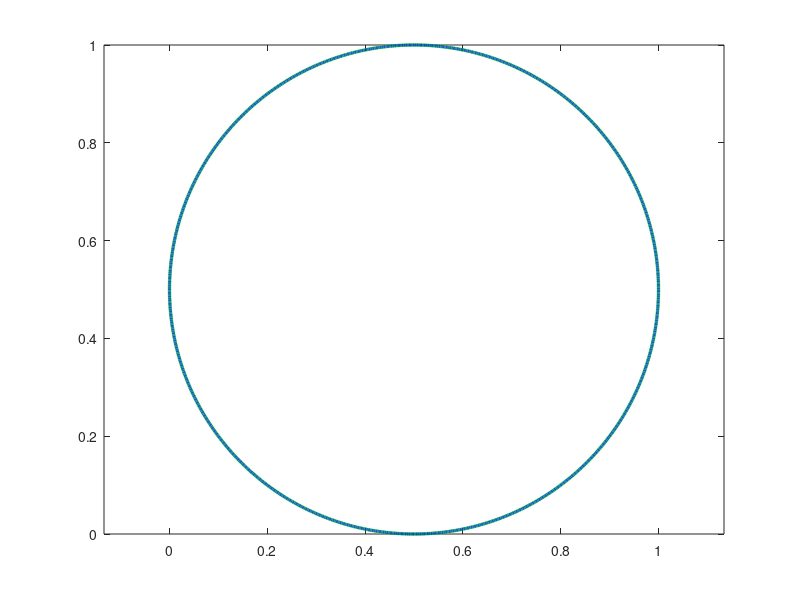

MATLAB code for this plot: (Note: this script raises an error after producing the figure.)


%% 2DoF 

% envirment
g=9.81;

% parameters of robot

m=1;
L=1;


f=1;
Tres=0.0001;
time=0:Tres:1/f;

Xef=0.5*cos(2*pi/f*time)+.5;
Yef=0.5*sin(2*pi/f*time)+.5;

DXef=-2*pi/f*0.5*sin(2*pi/f*time);
DYef= 2*pi/f*0.5*cos(2*pi/f*time);

D2Xef=-(2*pi/f)^2*0.5*cos(2*pi/f*time);
D2Yef=-(2*pi/f)^2*0.5*sin(2*pi/f*time);

% close
figure('name','Path (2DoF)')
plot(Xef,Yef,'linewidth',2.5,'linestyle','-','color','g')

OdeOpt= odeset('RelTol',1e-5,'AbsTol',1e-5*ones(1,5));
InitState=deg2rad([ -29.44 112.02 ,0 0 , 0]);
Pos=[Xef;Yef];
DPos=[DXef;DYef];
D2Pos=[D2Xef;D2Yef];

Kp=10000;
Kd=200;
% ode output variables

q1=InitState(1);
q2=InitState(2);

for i=1:length(time)-1
    lPos=L*[cos(q1(i))+cos(q1(i)+q2(i));
            sin(q1(i))+sin(q1(i)+q2(i))];

    cPos=Pos(:,i+1);
    dx=cPos-lPos;

    JJ=L*[-sin(q1(i))-sin(q1(i)+q2(i)), -sin(q1(i)+q2(i));
           cos(q1(i))+cos(q1(i)+q2(i)),  cos(q1(i)+q2(i))]; 

    dq=JJ^-1*dx;
    q1(i+1)=q1(i)+dq(1);
    q2(i+1)=q2(i)+dq(2);
    
end



RPos=L*[cos(q1)+cos(q1+q2);
        sin(q1)+sin(q1+q2)];
hold all
plot(RPos(1,:),RPos(2,:),'linewidth',2,'linestyle','-.','color','b')
hold off
axis equal


[T,Y] = ode15s(@(t,Y)SirDyn2DoF(t,Y,g,L,m,Pos,DPos,D2Pos,time,Kp,Kd), time,InitState,OdeOpt);
q1=Y(:,1)';
q2=Y(:,2)';
EnergyABS=Y(end,end)

RPos=L*[cos(q1)+cos(q1+q2);
        sin(q1)+sin(q1+q2)];
hold all
plot(RPos(1,:),RPos(2,:),'linewidth',2,'linestyle','--','color','r')
xlabel('x')
ylabel('y')

legend('Desired','Static path planing','dynamic path planing')
    
% AnimBot2DOF(T,Y,[0 0],L)

%% 3DoF

clear
close
home

% envirment
g=9.81*0;

% parameters of robot
m=1;
L=1;

% EF motion
f=1;
A=1;
phi=0;
Tres=0.005;
time=0:Tres:10/f;

Start=ceil(length(time)/4);

% % Circle Motion
% Xef=A*cos(2*pi/f*time)+1.5;
% Yef=A*sin(2*pi/f*time)+1;
% 
% DXef=-(2*pi/f)*A*sin(2*pi/f*time);
% DYef= (2*pi/f)*A*cos(2*pi/f*time);
% 
% D2Xef=-(2*pi/f)^2*A*cos(2*pi/f*time);
% D2Yef=-(2*pi/f)^2*A*sin(2*pi/f*time);
% q1=deg2rad(0);
% q2=deg2rad(8.031);
% q3=deg2rad(51.317);


% Line motion: Horizontal
Xef=A*cos(2*pi*f*time+phi);
Yef=2.5*ones(size(time));
DXef=-(2*pi*f)*A*sin(2*pi*f*time+phi);
DYef= 2*zeros(size(time));
D2Xef=-(2*pi*f)^2*A*cos(2*pi*f*time+phi);
D2Yef= 2*zeros(size(time));
q1=deg2rad( 22.7023); % 41.7023 deg for y=2.5m  ,  22.2 deg for y=2.0m
q2=deg2rad(29.2663); % 18.2663 deg for y=2.5m  ,  29.468 deg for y=2.0m
q3=deg2rad(80.3377); % 44.3377 deg for y=2.5m  ,  71.431 deg for y=2.0m



figure('name','Path (3DoF)')
plot(Xef,Yef,'linewidth',2.5,'linestyle','-','color','g')

Pos=[Xef;Yef];
DPos=[DXef;DYef];
D2Pos=[D2Xef;D2Yef];

%%%%%%%%%%%%%%%%%%%%%%%%%

for i=1:length(time)-1
    lPos=L*[cos(q1(i))+cos(q1(i)+q2(i))+cos(q1(i)+q2(i)+q3(i));
            sin(q1(i))+sin(q1(i)+q2(i))+sin(q1(i)+q2(i)+q3(i))];

    cPos=Pos(:,i);
    dx=cPos-lPos;

    JJ=L*[-sin(q1(i))-sin(q1(i)+q2(i))-sin(q1(i)+q2(i)+q3(i)), -sin(q1(i)+q2(i))-sin(q1(i)+q2(i)+q3(i)), -sin(q1(i)+q2(i)+q3(i));
           cos(q1(i))+cos(q1(i)+q2(i))+cos(q1(i)+q2(i)+q3(i)),  cos(q1(i)+q2(i))+cos(q1(i)+q2(i)+q3(i)),  cos(q1(i)+q2(i)+q3(i))]; 

    dq=JJ'*(JJ*JJ')^-1*dx;

    q1(i+1)=q1(i)+dq(1);
    q2(i+1)=q2(i)+dq(2);
    q3(i+1)=q3(i)+dq(3);
    
end



RPos=L*[cos(q1)+cos(q1+q2)+cos(q1+q2+q3);
        sin(q1)+sin(q1+q2)+sin(q1+q2+q3)];
hold all
plot(RPos(1,:),RPos(2,:),'linewidth',2,'linestyle','-.','color','b')

%%%%%%%%%%%%%%%%%%%%%
OdeOpt= odeset('RelTol',1e-5,'AbsTol',1e-5*ones(1,7));
InitState=deg2rad([ 0 8.031 51.317 ,0 0 0, 0]);
DPos=[DXef;DYef];
D2Pos=[D2Xef;D2Yef];

Kp=10000;
Kd=200;

[T,Y] = ode15s(@(t,Y)SirDyn(t,Y,g,L,m,Pos,DPos,D2Pos,time,Kp,Kd), time,InitState,OdeOpt);

EnergyABS=Y(end,end)

q1=Y(:,1)';
q2=Y(:,2)';
q3=Y(:,3)';
RPos=L*[cos(q1)+cos(q1+q2)+cos(q1+q2+q3);
        sin(q1)+sin(q1+q2)+sin(q1+q2+q3)];
plot(RPos(1,:),RPos(2,:),'linewidth',2,'linestyle','--','color','r')
xlabel('x')
ylabel('y')
hold off
axis equal
legend('Desired','Static path planing','dynamic path planing')

Torque=TorqueCalculator(T,Y,g,m,m,m,L,L,L,Pos,DPos,D2Pos,time,Kp,Kd);
figure('name','Torque')
plot(time(Start:end),Torque(:,Start:end))
legend('\tau_1','\tau_2','\tau_3')
xlabel('time (s)')
ylabel('\tau')
